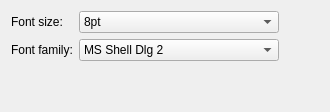
         <widget class="QWidget" name="guisettingsTab">
          <attribute name="title">
           <string>GUI Settings</string>
          </attribute>
          <layout class="QGridLayout" name="gridLayout_24">
           <item row="0" column="1">
            <widget class="QComboBox" name="guiFontSizeCombobox">
             <item>
              <property name="text">
               <string>8pt</string>
              </property>
             </item>
             <item>
              <property name="text">
               <string>9pt</string>
              </property>
             </item>
             <item>
              <property name="text">
               <string>10pt</string>
              </property>
             </item>
             <item>
              <property name="text">
               <string>11pt</string>
              </property>
             </item>
             <item>
              <property name="text">
               <string>12pt</string>
              </property>
             </item>
             <item>
              <property name="text">
               <string>13pt</string>
              </property>
             </item>
             <item>
              <property name="text">
               <string>14pt</string>
              </property>
             </item>
             <item>
              <property name="text">
               <string>15pt</string>
              </property>
             </item>
             <item>
              <property name="text">
               <string>16pt</string>
              </property>
             </item>
             <item>
              <property name="text">
               <string>17pt</string>
              </property>
             </item>
             <item>
              <property name="text">
               <string>18pt</string>
              </property>
             </item>
             <item>
              <property name="text">
               <string>19pt</string>
              </property>
             </item>
             <item>
              <property name="text">
               <string>20pt</string>
              </property>
             </item>
             <item>
              <property name="text">
               <string>21pt</string>
              </property>
             </item>
            </widget>
           </item>
           <item row="2" column="0">
            <spacer name="verticalSpacer_26">
             <property name="orientation">
              <enum>Qt::Vertical</enum>
             </property>
             <property name="sizeHint" stdset="0">
              <size>
               <width>20</width>
               <height>40</height>
              </size>
             </property>
            </spacer>
           </item>
           <item row="0" column="2">
            <spacer name="horizontalSpacer_48">
             <property name="orientation">
              <enum>Qt::Horizontal</enum>
             </property>
             <property name="sizeHint" stdset="0">
              <size>
               <width>40</width>
               <height>20</height>
              </size>
             </property>
            </spacer>
           </item>
           <item row="0" column="0">
            <widget class="QLabel" name="label_108">
             <property name="text">
              <string>Font size:</string>
             </property>
            </widget>
           </item>
           <item row="1" column="0">
            <widget class="QLabel" name="label_109">
             <property name="text">
              <string>Font family:</string>
             </property>
            </widget>
           </item>
           <item row="1" column="1">
            <widget class="QComboBox" name="guiFontFamilyCombobox">
             <property name="minimumSize">
              <size>
               <width>200</width>
               <height>0</height>
              </size>
             </property>
             <item>
              <property name="text">
               <string>MS Shell Dlg 2</string>
              </property>
             </item>
             <item>
              <property name="text">
               <string>Courier New</string>
              </property>
             </item>
             <item>
              <property name="text">
               <string>Courier</string>
              </property>
             </item>
             <item>
              <property name="text">
               <string>Arial</string>
              </property>
             </item>
             <item>
              <property name="text">
               <string>Times New Roman</string>
              </property>
             </item>
            </widget>
           </item>
          </layout>
         </widget>
